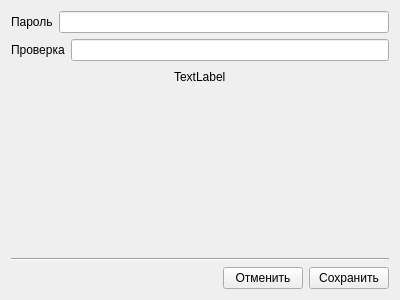
<?xml version="1.0" encoding="UTF-8"?>
<ui version="4.0">
 <class>edit_pass</class>
 <widget class="QWidget" name="edit_pass">
  <property name="geometry">
   <rect>
    <x>0</x>
    <y>0</y>
    <width>400</width>
    <height>300</height>
   </rect>
  </property>
  <property name="windowTitle">
   <string>Form</string>
  </property>
  <layout class="QVBoxLayout" name="verticalLayout">
   <item>
    <layout class="QHBoxLayout" name="horizontalLayout">
     <item>
      <widget class="QLabel" name="label">
       <property name="text">
        <string>Пароль</string>
       </property>
      </widget>
     </item>
     <item>
      <widget class="QLineEdit" name="pass_edit"/>
     </item>
    </layout>
   </item>
   <item>
    <layout class="QHBoxLayout" name="horizontalLayout_2">
     <item>
      <widget class="QLabel" name="label_2">
       <property name="text">
        <string>Проверка</string>
       </property>
      </widget>
     </item>
     <item>
      <widget class="QLineEdit" name="check_pass_edit"/>
     </item>
    </layout>
   </item>
   <item>
    <layout class="QHBoxLayout" name="horizontalLayout_4">
     <item>
      <spacer name="horizontalSpacer_2">
       <property name="orientation">
        <enum>Qt::Horizontal</enum>
       </property>
       <property name="sizeHint" stdset="0">
        <size>
         <width>40</width>
         <height>20</height>
        </size>
       </property>
      </spacer>
     </item>
     <item>
      <widget class="QLabel" name="result_label">
       <property name="text">
        <string>TextLabel</string>
       </property>
      </widget>
     </item>
     <item>
      <spacer name="horizontalSpacer_3">
       <property name="orientation">
        <enum>Qt::Horizontal</enum>
       </property>
       <property name="sizeHint" stdset="0">
        <size>
         <width>40</width>
         <height>20</height>
        </size>
       </property>
      </spacer>
     </item>
    </layout>
   </item>
   <item>
    <spacer name="verticalSpacer">
     <property name="orientation">
      <enum>Qt::Vertical</enum>
     </property>
     <property name="sizeHint" stdset="0">
      <size>
       <width>20</width>
       <height>153</height>
      </size>
     </property>
    </spacer>
   </item>
   <item>
    <widget class="Line" name="line">
     <property name="orientation">
      <enum>Qt::Horizontal</enum>
     </property>
    </widget>
   </item>
   <item>
    <layout class="QHBoxLayout" name="horizontalLayout_3">
     <item>
      <spacer name="horizontalSpacer">
       <property name="orientation">
        <enum>Qt::Horizontal</enum>
       </property>
       <property name="sizeHint" stdset="0">
        <size>
         <width>40</width>
         <height>20</height>
        </size>
       </property>
      </spacer>
     </item>
     <item>
      <widget class="QPushButton" name="cancel">
       <property name="text">
        <string>Отменить</string>
       </property>
      </widget>
     </item>
     <item>
      <widget class="QPushButton" name="save">
       <property name="text">
        <string>Сохранить</string>
       </property>
      </widget>
     </item>
    </layout>
   </item>
  </layout>
 </widget>
 <resources/>
 <connections/>
</ui>
